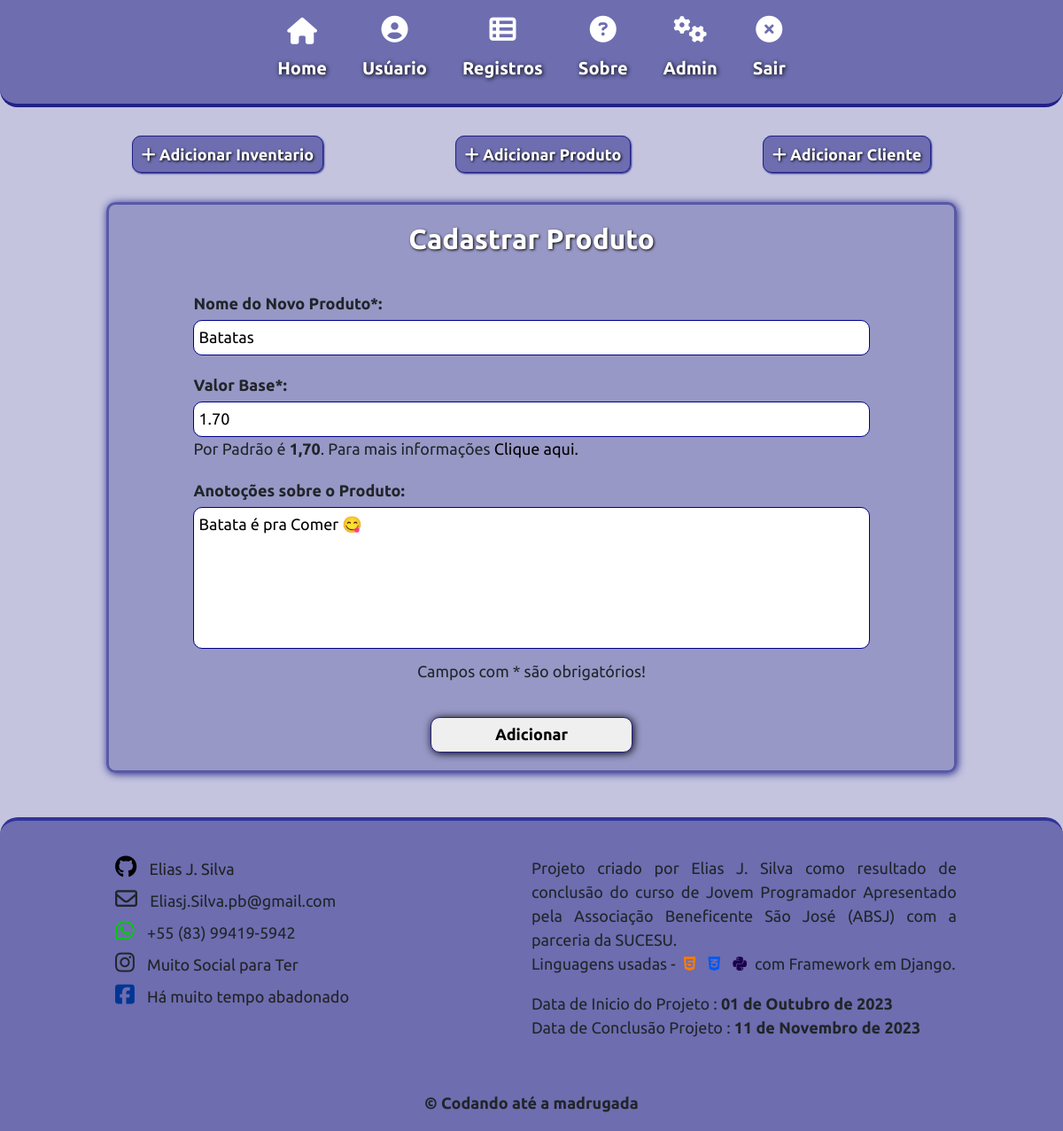
Page /Perfil/Produto/Editar/1/ (signed in) on the committed database.
### inventario/models.py (models this page shows, shortened)
class Produto(models.Model):
    user = models.ForeignKey(get_user_model(), on_delete=models.CASCADE)
    produto = models.CharField(max_length=100)
    valorBase = models.DecimalField(max_digits=10, decimal_places=2, default=1.70)
    valorTotal = models.DecimalField(max_digits=10, decimal_places=2, blank=True, default=0)
    create = models.DateField(auto_now_add=True)
    notes = models.TextField(blank=True, null=True)
    class Meta:
        ordering = ['-valorTotal']

### inventario/views.py (the view)
# urls.py: path('Perfil/Produto/Editar/<int:id>/', views.produtoEdit, name='produtoEdit'),
@login_required
def produtoEdit(request, id):
    pEdit = models.Produto.objects.get(id=id)
    if request.method == 'POST':
        form_Produto = forms.ProdutoForm(request.POST, request.FILES, instance=pEdit)
        if form_Produto.is_valid():
            form_Produto = form_Produto.save(commit=False)
            form_Produto.save()
            messages.info(request, 'Produto Editado com Sucesso!')
            return redirect('user')
    else:
        form_Produto = forms.ProdutoForm(instance=pEdit)
    return render(request, 'inventario/addProduto.html', {'produto': form_Produto})

### inventario/forms.py
class ProdutoForm(forms.ModelForm):
    class Meta:
        model = models.Produto
        fields = ['produto', 'notes', 'valorBase', 'valorTotal']

### templates/inventario/addProduto.html (shortened to what this page needs)
{% extends 'home.html' %}
{% load static %}
{% block content %}
<div class="register">
    <div class="add">
        <a href="{% url 'exisProduto' %}">
            <span><i class="fa-solid fa-plus icon"></i></span>
            <span>Adicionar Inventario</span>
        </a>
    </div>
    <div class="add">
        <a href="{% url 'addProduto' %}">
            <span><i class="fa-solid fa-plus icon"></i></span>
            <span>Adicionar Produto</span>
        </a>
    </div>
    <div class="add">
        <a href="{% url 'addCliente' %}">
            <span><i class="fa-solid fa-plus icon"></i></span>
            <span>Adicionar Cliente</span>
        </a>
    </div>
</div>
{% block inve %}
        <div class="conttBox">
            <div class="title"><h3>Cadastrar Produto</h3></div>
            <div class="contt">
                <form action="" method="POST" enctype="multipart/form-data"> {% csrf_token %}
                    <label for="">Nome do Novo Produto*:</label>
                    <span>{{ produto.produto }}</span>
                    <label for="">Valor Base*:</label>
                    <span>{{ produto.valorBase }}</span>
                    <span>Por Padrão é <strong>1,70</strong>. Para mais informações <button id="info" type="button" onclick="togglePopup()">Clique aqui.</button></span>
                    <label for="">Anotoções sobre o Produto:</label>
                    <span>{{ produto.notes }}</span>
                    <p>Campos com * são obrigatórios!</p>
                    <input type="submit" value="Adicionar">
                </form>
            </div>
        </div>
{% endblock inve %}
{% endblock %}

### static/css/styles.css (style rules this page uses)
* { margin: 0; padding: 0; box-sizing: border-box; font-size: 18px; font-family: 'Ubuntu', sans-serif; }
body { background-color: #2284; }
.entrar .login input[type=submit], .conttBox .contt form input[type=submit] { color: #000; width: 30%; margin: 20px auto; height: 40px; text-align: center; font-weight: bold; border: 1px solid #228; border-radius: 10px; box-shadow: 1px 1px 10px #000; }
.regist .pesq a, .pesq button, .search-pesq input, .register .add a { width: 90%; background-color: #2288; text-decoration: none; padding: 10px; border-radius: 10px; border: 1px solid #228; color: #fff; font-weight: bold; text-shadow: 1px 1px 3px #000; box-shadow: 1px 1px 2px #228; }
.regist .regist-list > h2, .conttBox .title h3 { color: #fff; text-shadow: 1px 1px 3px #000; font-weight: bold; text-align: center; margin: 20px 0; }
.register { display: flex; flex-direction: row; justify-content: space-evenly; margin: 40px 0; }
.conttBox { width: 80%; margin: 0 auto; background-color: #2284; border: #2288 solid 3px; box-shadow: 1px 1px 10px #228; border-radius: 10px; position: relative; }
.conttBox .contt { width: 80%; margin: 0 auto; }
.conttBox .contt form label { display: block; margin: 20px 0 5px 0; font-weight: bold; }
.conttBox .contt form { display: flex; flex-direction: column; }
.conttBox .contt form input[type=number], input[type=text], select, textarea { width: 100%; border-radius: 10px; height: 40px; margin: 0 auto; outline: none; border: 1px solid #008; padding: 5px; }
.conttBox .contt form textarea { height: 20vh; resize: none; }
.conttBox .contt form p { text-align: center; margin-top: 5px; }
#info { border: 0; outline: none; background-color: transparent; }

### rows in the picture
Produto: produto "Batatas", valorBase "1.70", notes "Batata é pra Comer 😋"
